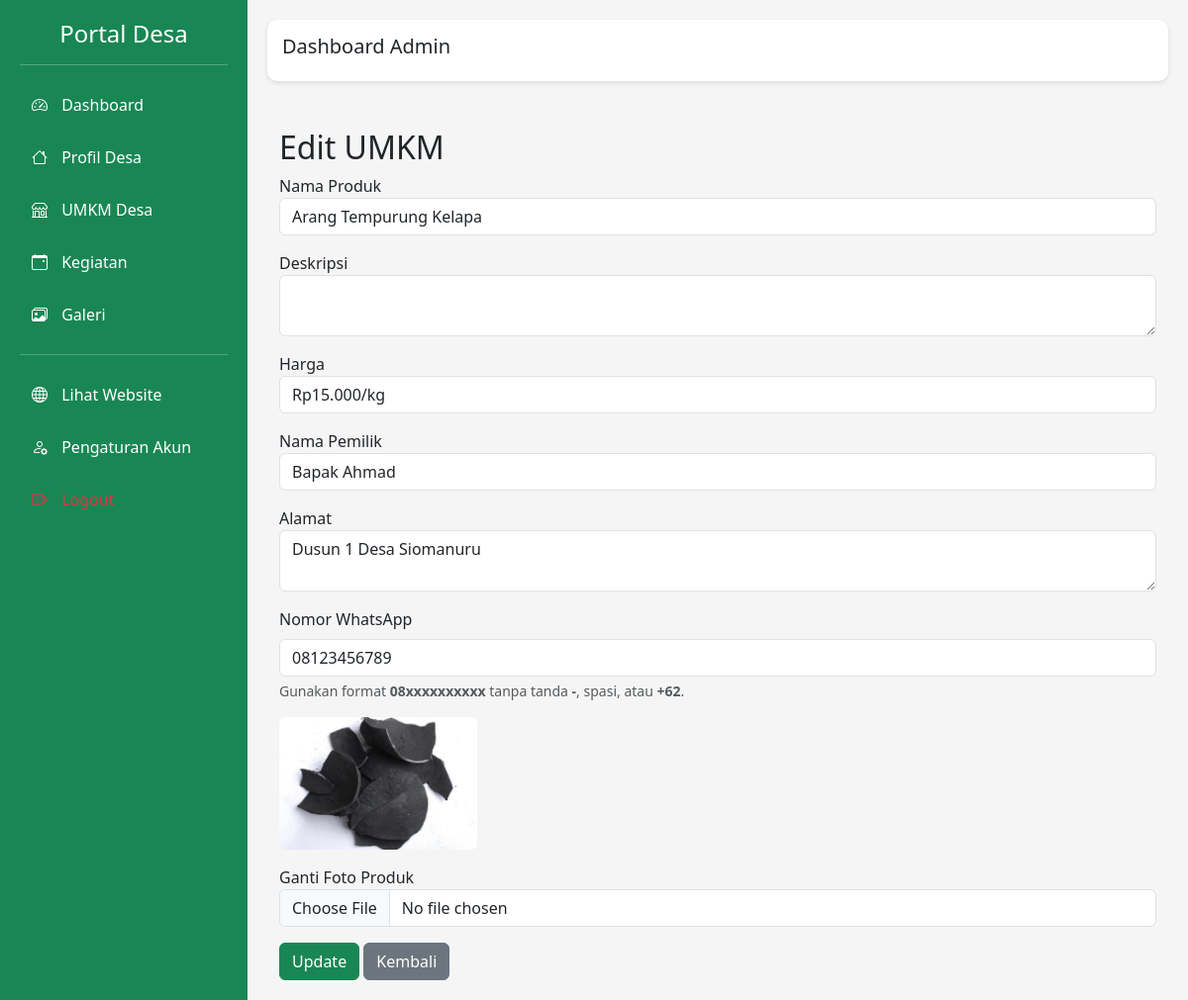
The app's page /admin/umkm/edit/1 (signed in) with its own data.
### models/umkm.py (models this page shows)
class UMKM(db.Model):
    id = db.Column(
        db.Integer,
        primary_key=True
    )
    nama_produk = db.Column(
        db.String(150)
    )
    deskripsi = db.Column(
        db.Text
    )
    harga = db.Column(
        db.String(100)
    )
    nama_pemilik = db.Column(
        db.String(150)
    )
    alamat = db.Column(
        db.Text
    )
    nomor_hp = db.Column(
        db.String(20)
    )
    foto = db.Column(
        db.String(200)
    )

### routes/umkm_admin.py (the view, shortened to what this page needs)
@umkm_admin_bp.route(
    "/edit/<int:id>",
    methods=["GET","POST"]
)
@login_required
def edit(id):
    umkm = UMKM.query.get_or_404(
        id
    )
    return render_template(
        "admin/umkm/edit.html",
        umkm=umkm
    )

### app.py (called while the page is built)
@login_manager.user_loader
def load_user(user_id):
    return User.query.get(int(user_id))

@app.context_processor
def utility_processor():
    def nama_bulan(bulan):
        daftar = [
            "",
            "Januari",
            "Februari",
            "Maret",
            "April",
            "Mei",
            "Juni",
            "Juli",
            "Agustus",
            "September",
            "Oktober",
            "November",
            "Desember"
        ]
        return daftar[bulan]
    def pindah(bulan,tahun,arah):
        bulan += arah
        if bulan < 1:
            bulan = 12
            tahun -= 1
        if bulan > 12:
            bulan = 1
            tahun += 1
        return {
            "bulan":bulan,
            "tahun":tahun
        }
    return dict(
        nama_bulan=nama_bulan,
        pindah=pindah
    )

### templates/admin/umkm/edit.html
{% extends "admin/base_admin.html" %}
{% block content %}
<div class="container mt-5">
<h2>
Edit UMKM
</h2>
<form
method="POST"
enctype="multipart/form-data">
<div class="mb-3">
<label>
Nama Produk
</label>
<input
type="text"
name="nama_produk"
class="form-control"
value="{{umkm.nama_produk}}">
</div>
<div class="mb-3">
<label>
Deskripsi
</label>
<textarea
name="deskripsi"
class="form-control">{{umkm.deskripsi}}</textarea>
</div>
<div class="mb-3">
<label>
Harga
</label>
<input
type="text"
name="harga"
class="form-control"
value="{{umkm.harga}}">
</div>
<div class="mb-3">
<label>
Nama Pemilik
</label>
<input
type="text"
name="nama_pemilik"
class="form-control"
value="{{umkm.nama_pemilik}}">
</div>
<div class="mb-3">
<label>
Alamat
</label>
<textarea
name="alamat"
class="form-control">{{umkm.alamat}}</textarea>
</div>
<div class="mb-3">
    <label class="form-label">
        Nomor WhatsApp
    </label>
    <input
        type="tel"
        name="nomor_hp"
        class="form-control"
        value="{{umkm.nomor_hp}}"
        placeholder="Contoh: 081234567890"
        pattern="08[0-9]{8,13}"
        maxlength="15"
        inputmode="numeric"
        required>
    <div class="form-text">
        Gunakan format <strong>08xxxxxxxxxx</strong> tanpa tanda <strong>-</strong>,
        spasi, atau <strong>+62</strong>.
    </div>
</div>
{% if umkm.foto %}
<img
src="/static/uploads/umkm/{{umkm.foto}}"
width="200"
class="rounded mb-3">
{% endif %}
<div class="mb-3">
<label>
Ganti Foto Produk
</label>
<input
type="file"
name="foto"
class="form-control">
</div>
<button class="btn btn-success">
Update
</button>
<a href="/admin/umkm"
class="btn btn-secondary">
Kembali
</a>
</form>
</div>
{% endblock %}

### static/css/admin.css (style rules this page uses)
body { margin:0; background:#f5f5f5; }

### records on screen
UMKM: nama_produk "Arang Tempurung Kelapa", harga "Rp15.000/kg", nama_pemilik "Bapak Ahmad", alamat "Dusun 1 Desa Siomanuru", nomor_hp "08123456789", foto (picture)
